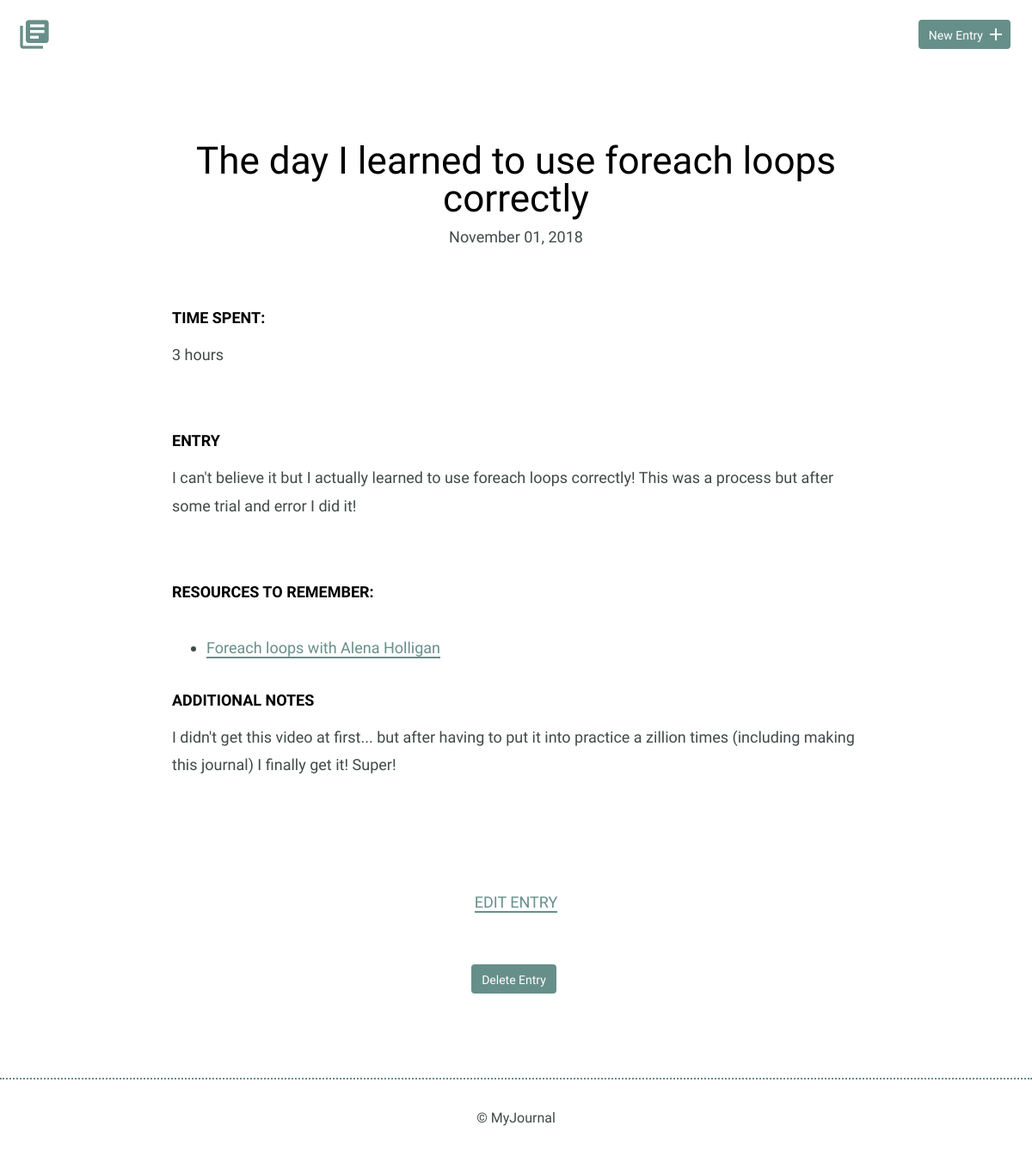
The app's page /detail.php?q=3 with its own data.
### tables this page shows
CREATE TABLE "journal" (
	`journal_id`	INTEGER,
	`title`	TEXT,
	`date`	TEXT,
	`time_spent`	INTEGER,
	`entry`	TEXT,
	PRIMARY KEY(`journal_id`)
);

### inc/functions.php (called while the page is built, shortened)
<?php
    try {
              $sql = "SELECT * FROM journal";
              $results = $db->prepare($sql);
              $results->execute();
              $journals =  $results->fetchAll(PDO::FETCH_ASSOC);
          }  catch (Exception $e) {
        echo "Bad request from query 1: " . $e->getMessage();
        exit;
    }
      try {  $sql2 = "SELECT link_id, link_name, link_address, notes, resources.journal_id
         FROM resources JOIN journal ON journal.journal_id = resources.journal_id";
              $getResources = $db->prepare($sql2);
              $getResources->execute();
              $resources = $getResources->fetchAll(PDO::FETCH_ASSOC);
      } catch (Exception $e) {
            echo "Bad request from query 2: " . $e->getMessage();
            exit;
      }

### detail.php (the view, shortened to what this page needs)
<?php
require('inc/connection.php');
include('inc/functions.php');
include('inc/header.php');
$entry_id = filter_input(INPUT_GET, 'q', FILTER_SANITIZE_NUMBER_INT);
$entry_id--;
?>
        <section>
            <div class="container">
                <div class="entry-list single">
                    <article>
          <?php
          foreach($journals as $entry) {
              if($entry['journal_id'] == ($entry_id+1) ) {
              echo "<h1>" .$entry['title'] . "</h1>";
                  $getdate = $entry['date'];
                  $date = date("F d, Y", strtotime($getdate));
              echo '<time datetime="' .$getdate .'">';
              echo $date . "</time>";
              echo '<div class="entry"><h3>Time Spent: </h3>';
              echo '<p>' . $journals[$entry_id]['time_spent'];
              echo '</p></div><div class="entry"><h3>Entry</h3>';
              echo "<p>" .$entry['entry'] . "</p>";
            }
          } ?>
              </div><div class="entry">
              <h3>Resources to Remember:</h3>
              <p>
          <?php
            foreach($resources as $resource) {
                if ($resource['journal_id'] ==                $journals[$entry_id]['journal_id']) {
                        echo '<ul><li><a href="'
                          . $resource['link_address']
                          .'">'
                          . $resource['link_name']
                          . '</a></li></ul>';
                          echo "<br />";
                          echo "<h3> Additional Notes </h3>";
                          echo '<p>' .$resource['notes'] . '</p>';
              }
          }
                   ?>  </p></div>
                    </article>
                </div>
            </div>
            <div class="edit">
                  <p>
                  <?php
                  $project_id = $journals[$entry_id]['journal_id'];
                  echo '<a href="edit.php?q='
                        . $project_id
                        . '">Edit Entry</a></p>';
                        ?>
          <br>
          <p>
            <form method='post' action='detail.php?q=<?php echo ($entry_id +1);?>' onsubmit="return confirm('Are you sure you want to delete this entry? (Can NOT be undone)')">
          <input type='submit' class="button" value='Delete Entry'  />
            </form>
          </p>
            </div>
        </section>
        <?php
        include('inc/footer.php'); ?>
    </body>
</html>

### css/site.css (style rules this page uses)
body { font-size: 16px; color: #404a49; font-family: 'Cousine', serif; font-weight: 400; }
.container { margin: 0 auto; padding: 0 25px; }
.button { padding: 8px 10px 6px 10px; background: #678f89; border: 2px solid #678f89; border-radius: 4px; text-decoration: none; color: #FFF; position: relative; text-align: center; font-size: 14px; }
h1, h2, h3 { margin: 0; font-weight: 400; line-height: 1em; color: #000; }
h1 { font-size: 44px; margin-bottom: 12px; }
h3 { font-size: 18px; font-family: 'Work Sans', serif; font-weight: 600; text-transform: uppercase; }
p { line-height: 1.8em; font-size: 18px; }
p a { border-bottom: 2px solid #678f89; padding: 0; color: #678f89; text-decoration: none; }
ul li { line-height: 1.8em; font-size: 18px; }
ul li a { border-bottom: 2px solid #678f89; line-height: 1.8em; color: #678f89; text-decoration: none; }
.entry-list, .edit-entry, .new-entry { max-width: 800px; margin: 0 auto; padding: 70px 0 150px 0; }
.entry-list article { margin-bottom: 70px; text-align: center; }
.entry-list article:last-child { margin-bottom: 0; }
.entry-list.single { padding-bottom: 70px; }
.entry-list.single time { font-size: 18px; }
.entry { max-width: 800px; margin: 75px auto 0 auto; text-align: left; }
.entry p { margin-bottom: 40px; }
.edit { padding-bottom: 80px; text-align: center; margin: 0 auto; }
.edit a { font-weight: 400; text-transform: uppercase; font-size: 18px; }
input[type=submit] { margin-right: 5px; }

### records on screen
journal: title "The day I learned to use foreach loops correctly", date "November 01, 2018", time_spent "3 hours", entry "I can't believe it but I actually learned to use foreach loops correctly! This was a process but after some trial and error I did it!"

### other values on screen
$resource['link_name'] "Foreach loops with Alena Holligan"
$resource['notes'] "I didn't get this video at first... but after having to put it into practice a zillion times (including making this journal) I finally get it! Super!"
